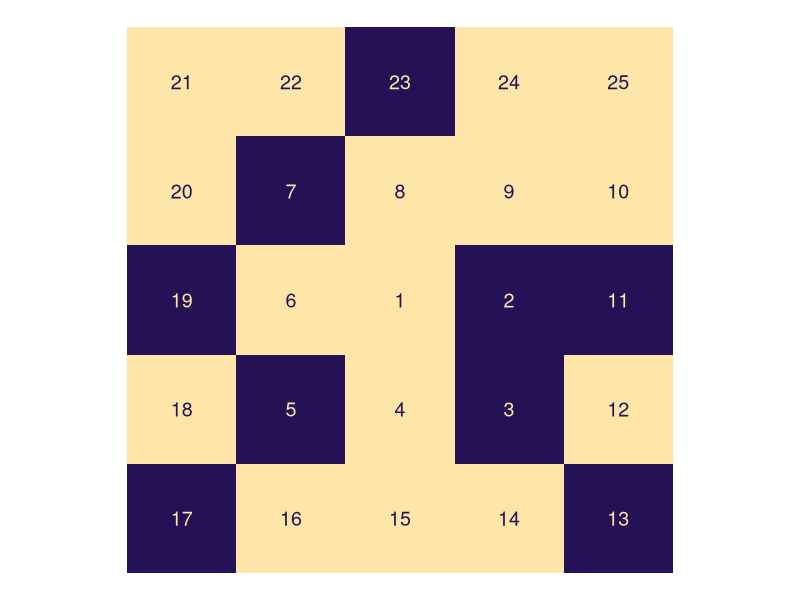
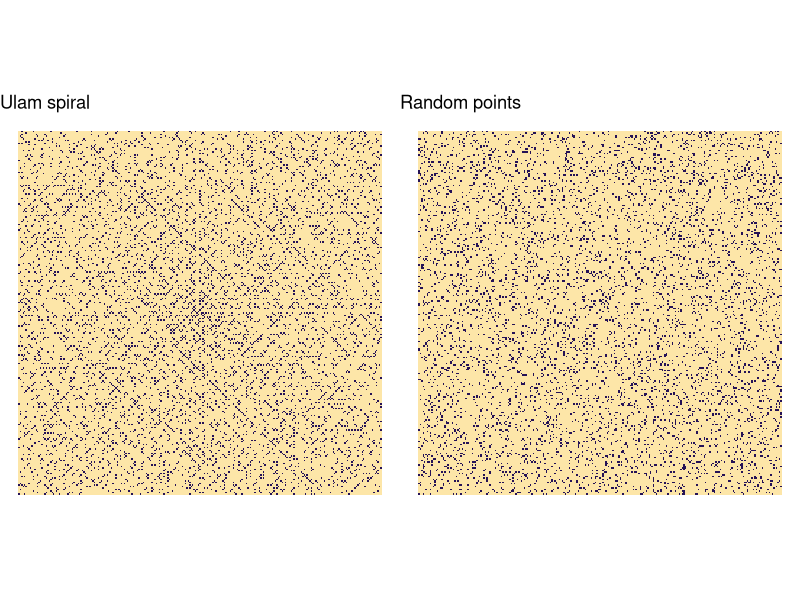

Generate these figures, in order, with R:
library(tidyverse)

# Source code from https://github.com/johnistan/ulam-spirals-R

Ulam.Spiral<-function(N){
  if (N %% 2 == 0){
    cat(sprintf("Error: function only accepts odd integers because it a poorly written and fragile piece of code.\n"))
  }else{
    m <- matrix(NA, nrow=(N), ncol=N)
    top.left<-c(1,1)
    bottom.right<-c(N,N)
    top.right<-c(1,N)
    bottom.left<-c(N,1)
    n<-N
    a<-N
    m[median(1:N),median(1:N)]<-1
    
    while(a>=3){
      # This is an adaptation of a Euler Problem 28 solution. It calculates the diaginals. 
      m[bottom.right[1],bottom.right[2]]<- a^2 #bottom right
      m[top.left[1],top.left[2]]<- a^2 - 2*a + 2 # top left
      m[top.right[1],top.right[2]]<- a^2 - 3*a + 3 # top right
      m[bottom.left[1],bottom.left[2]]<- a^2 - a + 1 #bottom left
      
      #Both Horizontal Rows
      m[top.left[1],(top.left[2]+1):(top.right[2]-1)]<-seq( m[top.left[1],top.left[2]]-1,m[top.left[1],top.right[2]]+1) #Fill in top row
      m[bottom.left[1],(bottom.left[2]+1):(bottom.right[2]-1)]<-seq(m[bottom.left[1],bottom.left[2]]+1,  m[bottom.left[1],bottom.right[2]]-1) #Fill in bottom row
      #Left Vertical Rows
      m[(top.left[1]+1):(bottom.left[1]-1), top.left[1]] <- seq(m[top.left[1],top.left[1]]+1,  m[bottom.left[1],top.left[1]]-1)#Left Hand Row
      #Right Verical Row
      m[(top.right[1]+1):(bottom.right[2]-1),top.right[2]] <-seq(m[top.right[1],top.right[2]]-1 , m[top.right[1],top.right[2]] - (a-2) )
      #drop down on square  and repeat
      a<-a-2
      top.left<-c(top.left[1]+1,top.left[2]+1)
      bottom.right<-c(bottom.right[1]-1,bottom.right[2]-1)
      top.right<-c(top.right[1]+1,top.right[2]-1)
      bottom.left<-c(bottom.left[1]-1,bottom.left[2]+1)
    }
    return(m)   
  }
}

Prime.Marker<-function(N, ulamSpiral){
  m <- matrix(NA, nrow=(N^2), ncol=4)
  for (i in seq(N)) {
    for(j in seq(N)){
      #    print(ulamSpiral[i,j])
      m[ulamSpiral[i,j],] <- c(ulamSpiral[i,j],j,i,IsPrime(ulamSpiral[i,j]))
    }
  }
  m <-as.data.frame(m)
  colnames(m)<-c("n","x","y","p")
  return(m)
}

#Prime Number Checker stolen from http://librestats.wordpress.com/2011/08/20/prime-testing-function-in-r/
#Thanks to librestats

IsPrime <- function(n){ # n=Integer you want to know if is/not prime
  if ((n-floor(n)) > 0){
    cat(sprintf("Error: function only accepts natural number inputs\n"))
  } else if (n < 1){
    cat(sprintf("Error: function only accepts natural number inputs\n"))
  } else
    # Prime list exists
    if (try(is.vector(primes), silent=TRUE) == TRUE){
      
      # Prime list is already big enough
      if (n %in% primes){
        TRUE
      } else
        if (n < tail(primes,1)){
          FALSE
        } else
          if (n <= (tail(primes,1))^2){
            flag <- 0
            for (prime in primes){
              if (n%%prime == 0){
                flag <- 1
                break
              }
            }
            
            if (flag == 0){
              TRUE
            }
            else {
              FALSE
            }
          }
      
      # Prime list is too small; get more primes
      else {
        last.known <- tail(primes,1)
        while ((last.known)^2 < n){
          assign("primes", c(primes,GetNextPrime(primes)), envir=.GlobalEnv)
          last.known <- tail(primes,1)
        }
        IsPrime(n)
      }
    } else {
      # Prime list does not exist
      assign("primes", PrimesBelow(n,below.sqrt=TRUE), envir=.GlobalEnv)
      IsPrime(n)
    }
}

# Get next prime
GetNextPrime <- function(primes){ # primes=Known prime list
  i <- tail(primes,1)
  while (TRUE){
    flag <- 0
    i <- i+2
    if (i%%6 == 3){
      flag <- 1
    }
    if (flag == 0){
      s <- sqrt(i)+1
      possible.primes <- primes[primes<s]
      for (prime in possible.primes){
        if ((i%%prime == 0)){
          flag <- 1
          break
        }
      }
      if (flag == 0){
        break
      }
    }
  }
  i
}

# Primes below specified integer n; optionally only those below sqrt(n)
PrimesBelow <- function(n, below.sqrt=FALSE){
  if (below.sqrt == TRUE){
    m <- ceiling(sqrt(n))
  } else {
    m <- n
  }
  
  primes <- c(2,3)
  i <- 3
  while (i < m-1){
    flag <- 0
    i <- i+2
    if (i%%6 == 3){
      flag <- 1
    }
    if (flag == 0){
      s <- sqrt(i)+1
      possible.primes <- primes[primes<s]
      for (prime in possible.primes){
        if ((i%%prime == 0)){
          flag <- 1
          break
        }
      }
      if (flag == 0){
        primes <- c(primes, i)
      }
    }
  }
  primes
}

# Plot small Ulam spiral -------------------------------------------------------
N <- 5
dat <- Prime.Marker(N, Ulam.Spiral(N))
ggplot(dat, aes(x, y, fill = p, label = n)) +
  geom_tile(stat = "identity") +
  geom_text(aes(col = p), size = 5) +
  coord_equal() +
  scale_fill_viridis_c(option = "magma", begin = 0.15, end = 0.95, 
                       direction = -1) +
  scale_colour_viridis_c(option = "magma", begin = 0.15, end = 0.95) +
  theme_void() +
  theme(legend.position = "none")

# Plot a bigger one ------------------------------------------------------------
# Almost same code, just change N. For slides I used N = 501
N <- 251
dat <- Prime.Marker(N, Ulam.Spiral(N))
ggplot(dat, aes(x, y, fill = p, label = n)) +
  geom_tile(stat = "identity") +
  coord_equal() +
  scale_fill_viridis_c(option = "magma", begin = 0.15, end = 0.95, 
                       direction = -1) +
  theme_void() +
  theme(legend.position = "none") + 
  ggtitle("Ulam spiral") -> p1

# What if the primes are randomly scattered? -----------------------------------
dat %>%
  mutate(p = sample(c(0, 1), size = nrow(dat), replace = TRUE,
                    prob = c(1 - mean(dat$p), mean(dat$p)))) %>%
  ggplot(aes(x, y, fill = p, label = n)) +
  geom_tile(stat = "identity") +
  coord_equal() +
  scale_fill_viridis_c(option = "magma", begin = 0.15, end = 0.95, 
                       direction = -1) +
  theme_void() +
  theme(legend.position = "none") +
  ggtitle("Random points") -> p2

# Save the plot ----------------------------------------------------------------
ggsave(cowplot::plot_grid(p1, p2), filename = "spiral_random.png")
